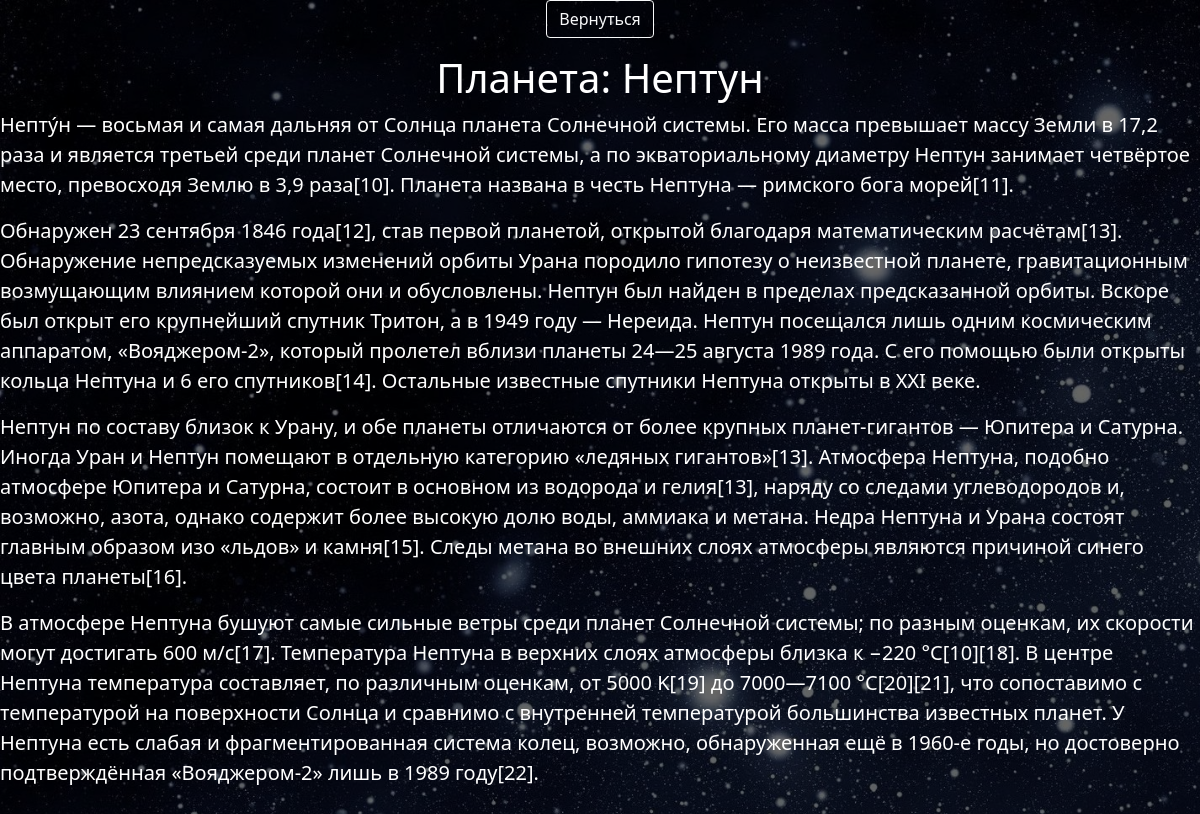
/check_kosmos_body/9/planet (signed in), run on an earlier commit of the app's database.
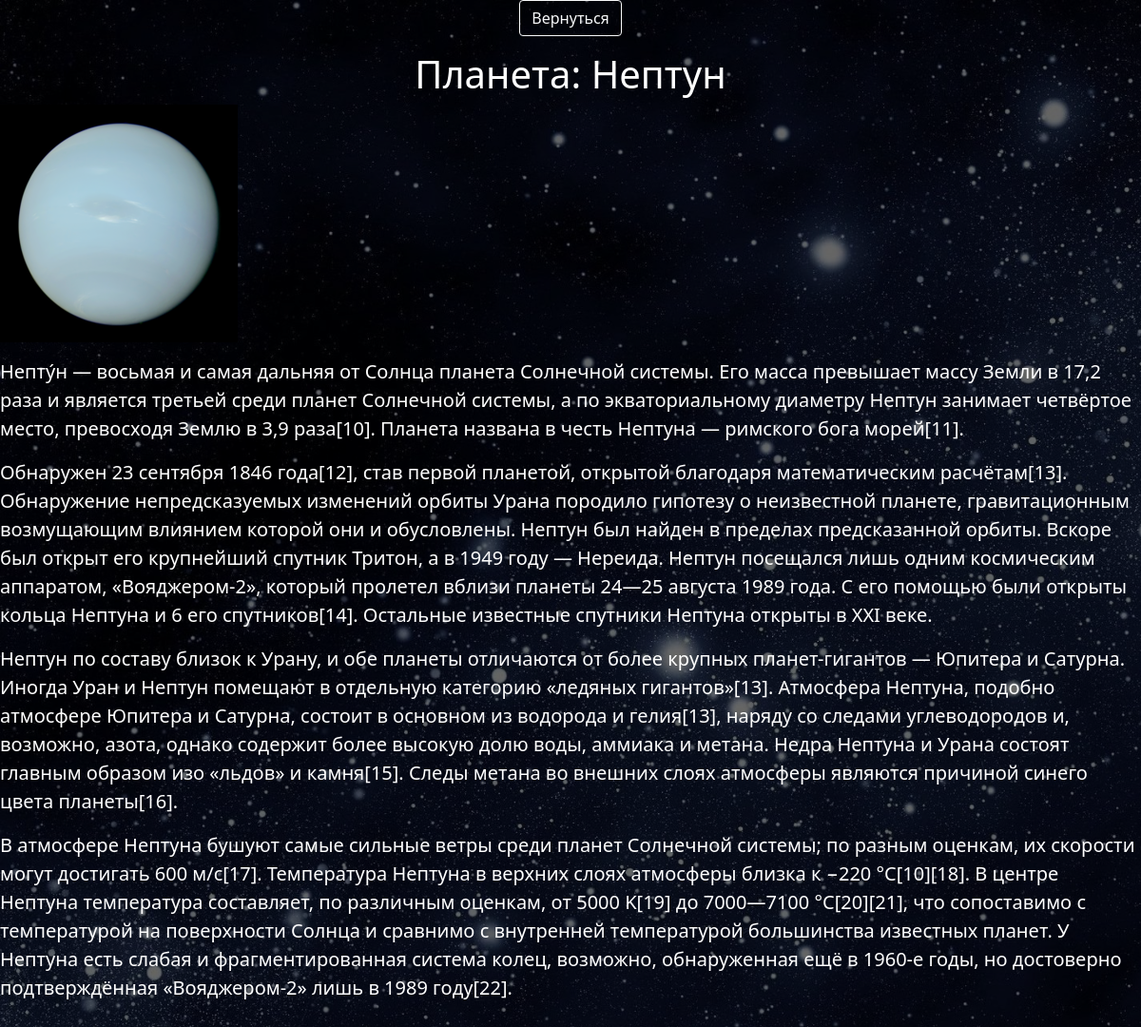
And on a later commit of the database.
### data/planet.py (models this page shows)
class Planet(SqlAlchemyBase, UserMixin):
    __tablename__ = 'planets'
    id = sqlalchemy.Column(sqlalchemy.Integer,
                           primary_key=True, autoincrement=True)
    name = sqlalchemy.Column(sqlalchemy.String, nullable=True)
    star_system = sqlalchemy.Column(sqlalchemy.Integer, sqlalchemy.ForeignKey('star_systems.id'), nullable=True)
    text = sqlalchemy.Column(sqlalchemy.String, nullable=True)
    photo = sqlalchemy.Column(sqlalchemy.String, nullable=True)

### main.py (the view)
@app.route('/check_kosmos_body/<int:id_kosmos_body>/<name>', methods=['GET', 'POST'])
def check_kosmos_body(id_kosmos_body, name):
    db_sess = db_session.create_session()
    form = Check_Kosmos_Body_Form()
    title = ''
    kosmos_body = ''
    if name == 'galaxy':
        kosmos_body = Galaxies
        title = 'Галактика'
    if name == 'planet':
        kosmos_body = Planet
        title = 'Планета'
    if name == 'satellite':
        kosmos_body = Satellite
        title = 'Спутник'
    if name == 'star_system':
        kosmos_body = Star_System
        title = 'Звездная система'
    if form.submit_return.data:
        return redirect(f'/{name}/1')
    kosmos_body = db_sess.query(kosmos_body).filter(kosmos_body.id == id_kosmos_body)[0]
    db_sess.close()
    text = ''
    if kosmos_body.text:
        if os.path.isfile(kosmos_body.text):
            with open(kosmos_body.text, 'r', encoding='utf-8') as file:
                text = file.readlines()
    photo = ''
    if kosmos_body.photo:
        if os.path.isfile(kosmos_body.photo):
            photo = kosmos_body.photo
    return render_template(f'check_kosmos_body.html', form=form, kosmos_body=kosmos_body, text=text, photo=photo, title=title)

### forms/check_kosmos_body.py
class Check_Kosmos_Body_Form(FlaskForm):
    submit_return = SubmitField('Вернуться')

### data/db_session.py (called while the page is built)
def create_session() -> Session:
    global __factory
    return __factory()

### main.py (called while the page is built)
@login_manager.user_loader
def load_user(user_id):
    db_sess = db_session.create_session()
    db_sess.close()
    return db_sess.query(User).get(user_id)

### templates/check_kosmos_body.html (shortened to what this page needs)
<!DOCTYPE html>
<html lang="en">
<head>
    <link rel="stylesheet" href="https://cdn.jsdelivr.net/npm/bootstrap@5.0.0-beta1/dist/css/bootstrap.min.css">
</head>
<body style="background-image: url('/static/image/sad.jpg'); background-repeat: no-repeat; background-attachment: fixed; background-size: cover; color: white;">
<div style="background-color: rgba(0, 0, 0, 0.6); height: 100vw;">
<form action="" method="post" novalidate>
<p style="height: auto; width: auto;" align="center">{{ form.submit_return(type="submit", class="btn btn-outline-light") }}</p>
</form>
<h1 align="center">{{title}}: {{ kosmos_body.name }}</h1>
{% if photo != '' %}
    <p><img src="{{url_for('static', filename=photo[7:])}}" style="max-width: 600px; max-height: 400px; object-fit: cover;"></p>
{% endif %}
{% for x in text %}
<p style="font-size: 20px;">{{ x }}</p>
{% endfor %}
</div>
</body>
</html>

What changed in the data, as far as the page shows it:
changed Planet "Нептун": photo: picture added
